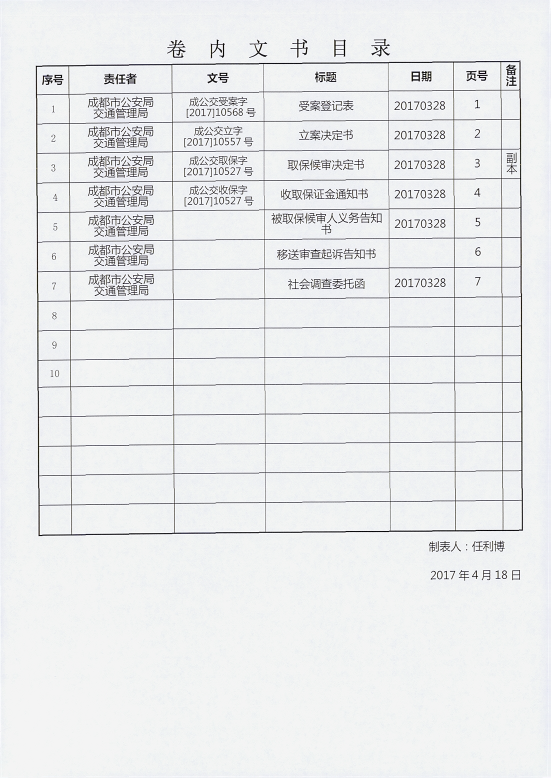
#> input picture data/1.jpg, 1652 x 2332 px, given in place of 青羊区_页面_0042.jpg, which was not available (shown at 1/3 size)
$ python extractTabFromImage.py   (older library calls are emulated)
#> lines starting #> are read from the running program, lines starting #| are printed output that depends on the picture; after the words box and inside, x2 and y2 are one past the last pixel; in counts of white or black regions, pixels touching at a corner belong together; long printed decimals are rounded; pictures that were not available may be replaced by others from this repository, and a replacement may not be noted
### ocr_util.py
import base64
import json
import os
from multiprocessing.pool import Pool
from time import time

import  cv2
import pytesseract
import requests


ip=os.getenv('ALI_OCR_IP','192.168.2.13')
ALI_OCR_URL = f'http://{ip}:80/ocrapidocker/ocrservice.json'

def ali_ocr(img,url=ALI_OCR_URL):
    if  img is None:
        return ""
    retval, encode_img=cv2.imencode('.jpg',img)

    if not retval:
        print("can't encode image")
        return ""
    data = {"method": "ocrService",
            "prob": "true",
            "charInfo":"true",
            "img": base64.encodebytes(encode_img.tobytes())}
    req = requests.post(url=url, data=data)

    res_json = json.loads(req.text)
    print(res_json)
    code=res_json['code']
    if code ==200:
        data=res_json['data']
        prism_wordsInfo=data['prism_wordsInfo']
        content=''
        for word_info in prism_wordsInfo:
            word=word_info['word']
            prob=word_info['prob']
            content+=word
        return content
    else:
        print(res_json)
        return ""


# [46 lines left out: function tesseract_ocr, not called in this run]


def multi_process_ocr(chars_cell_imgs,ocr_fun,processes=None):
    if not processes:
        processes=os.cpu_count()
    print(f"processes: {processes}")
    if chars_cell_imgs:
        with Pool(processes) as p:
            ret=p.map(ocr_fun,chars_cell_imgs)
            return ret


# [11 lines that do not run on import are left out]
    # (ali_ocr(img))
    # imgs=[cv2.imread(f"./cell_images/{i}.tif",0) for i in range(0, 112)]
    # print(multi_process_ocr(imgs,ali_ocr))
    # print(multi_process_ocr( imgs,tesseract_ocr))

### extractTabFromImage.py
import os


import numpy as np
from operator import itemgetter
from functools import  reduce
from ocr_util import *
import xlsxwriter

W_TOLERANCE_PIXELS=5
H_TOLERANCE_PIXELS=5
MIN_CELL_AREA=1000
MIN_CELL_RESPECT_RATIO=0.05
IS_OVERLAY_POINT_T=4
# cv2.namedWindow('img', cv2.WINDOW_NORMAL)


def is_overlay_point(x1,y1,x2,y2,min_w,min_h):
    gap=(x1-x2)*(x1-x2)+(y1-y2)*(y1-y2)
    t=max(W_TOLERANCE_PIXELS*H_TOLERANCE_PIXELS*IS_OVERLAY_POINT_T,min_h*min_w*0.25)
    #
    # if gap<500 and gap>t:
    #     print(f"gap is {gap}")
    return gap<t

def find_overlay_point(x,y,points,min_w,min_h):
    for point in points:
        if is_overlay_point(x,y,point[0],point[1],min_w,min_h):
            return point
# [6 lines left out: function cmp_rect, not called in this run]

def rotate_bound(image, angle):
    rows, cols = image.shape[:2]

    M = cv2.getRotationMatrix2D((cols/2,rows/2),angle,1)
    dst = cv2.warpAffine(image, M, (cols, rows),borderMode=cv2.BORDER_REFLECT)
    return dst

def correct_tilt(origin_img):
    # 纠正倾斜
    if origin_img is None:
        return

    retval, img_bin = cv2.threshold(origin_img, 128, 255, cv2.THRESH_OTSU)
    img_bin=255-img_bin


    # lines
    lines = cv2.HoughLinesP(img_bin, rho=1, theta=np.pi / 360, threshold=500, minLineLength=500, maxLineGap=5)

    # [6 lines of commented-out code are left out]
    if  lines is None:
        return origin_img
    angle_sum = 0
    num = 0
    for line in lines:
        x_start, y_start, x_end, y_end = line[0]
        if (x_end - x_start == 0):
            continue
        k = (y_end - y_start) / (x_end - x_start)
        if (k > 1 or k < -1):
            angle_sum += np.arctan(k) * (180 / np.pi)
            num += 1
    rotated_img = origin_img
    if num != 0:
        angle_avg = angle_sum / num
        sign = 1 if angle_avg > 0 else -1
        angle = sign * (abs(angle_avg) - 90)
        rotated_img = rotate_bound(origin_img, angle)
        print(f"rotate img {angle_avg} degree")
    # cv2.imshow('img',rotated_img);cv2.waitKey()
    return rotated_img

def filter_small_obj(img):
    retval, img_bin = cv2.threshold(img, 128, 255, cv2.THRESH_OTSU)
    img_bin_inv = 255 - img_bin
    retval, labels, stats, centroids = cv2.connectedComponentsWithStats(img_bin_inv)
    small_obj_labels = set()
    H, W = img.shape[:2]
    img_area=stats[0,4]
    for label,(_,_,_,_,area) in enumerate(stats):
        if label !=0 and area/img_area<=0.001:
            small_obj_labels.add(label)

    for row in range(H):
        for col in range(W):
            if labels[row, col] in small_obj_labels:
                img_bin[row, col] = 255

    # cv2.imshow('img',img_bin );cv2.waitKey()

    return img_bin

def blod_tab_border(img_bin):
    # Bold table edges
    kernel = cv2.getStructuringElement(cv2.MORPH_RECT, (3, 3))
    img_bin = cv2.erode(img_bin, kernel)
    # cv2.imshow("img", img_bin);cv2.waitKey()
    return img_bin


def find_cell(egde_tab_img):
    egde_tab_img=255-egde_tab_img

    # Defining a kernel length
    w_kernel_length = np.array(egde_tab_img).shape[1] // 30
    h_kernel_length = np.array(egde_tab_img).shape[0] // 30

    # A verticle kernel of (1 X kernel_length), which will detect all the verticle lines from the image.
    verticle_kernel = cv2.getStructuringElement(cv2.MORPH_RECT, (1, h_kernel_length))
    # A horizontal kernel of (kernel_length X 1), which will help to detect all the horizontal line from the image.
    hori_kernel = cv2.getStructuringElement(cv2.MORPH_RECT, (w_kernel_length, 1))
    # A kernel of (3 X 3) ones.
    kernel = cv2.getStructuringElement(cv2.MORPH_RECT, (3, 3))

    # Morphological operation to detect verticle lines from an image
    img_temp1 = cv2.erode(egde_tab_img.copy(), verticle_kernel, iterations=1)
    verticle_lines_img = cv2.dilate(img_temp1, verticle_kernel, iterations=1)
    # cv2.imshow("img", verticle_lines_img);
    # cv2.waitKey()

    # Morphological operation to detect horizontal lines from an image
    img_temp2 = cv2.erode(egde_tab_img.copy(), hori_kernel, iterations=1)
    horizontal_lines_img = cv2.dilate(img_temp2, hori_kernel, iterations=1)
    # cv2.imshow("img", horizontal_lines_img);
    # cv2.waitKey()

    img_final_bin = cv2.bitwise_or(verticle_lines_img, horizontal_lines_img)
    # cv2.imshow("img", img_final_bin);
    # cv2.waitKey()

    # Find contours for image, which will detect all the tables
    im2, contours, hierarchy = cv2.findContours(
        img_final_bin, cv2.RETR_EXTERNAL, cv2.CHAIN_APPROX_NONE)

    tabs = []
    for c in contours:
        tab_cell_info = []
        area_rate = cv2.contourArea(c) / (egde_tab_img.shape[0] * egde_tab_img.shape[1])
        # print(f"area: {area_rate}")
        # pass small tables
        if area_rate > 0.1:
            cnt_ploy = cv2.approxPolyDP(c, 10, True)
            x, y, w, h = cv2.boundingRect(cnt_ploy)
            img_tab_bin = img_final_bin[y:y + h, x:x + w]
            # cv2.imshow("img", img_tab_bin);
            # cv2.waitKey()

            # find celltable_edges_img

            im2, cnts_cell, hierarchy = cv2.findContours(img_tab_bin, cv2.RETR_TREE, cv2.CHAIN_APPROX_SIMPLE,
                                                         offset=(x, y))

            if not cnts_cell:
                continue
            hierarchy = hierarchy[0]
            # every cell in a table
            for index, cell in enumerate(cnts_cell):
                # [9 lines of commented-out code are left out]
                if hierarchy[index][3] != 0:
                    print(f"fliter  {index}  hierarchy {hierarchy[index][3]} ")
                    continue
                if cv2.contourArea(cell) < MIN_CELL_AREA:
                    print(f"fliter  {index}  contourArea {cv2.contourArea(cell)} ")
                    continue
                x, y, w, h = cv2.boundingRect(cell)
                if min(w, h) / max(w, h) < MIN_CELL_RESPECT_RATIO:
                    print(f"fliter  {index}  ratio {min(w, h)} / {max(w, h)}  ")
                    continue

                if abs(cv2.contourArea(cell) - w * h) > (2 * w * W_TOLERANCE_PIXELS + 2 * h * H_TOLERANCE_PIXELS):
                    print(f"fliter  {index}  abs area ratio  {abs(cv2.contourArea(cell) - w * h)}  ")
                    continue
                tab_cell_info.append((x, y, w, h))
        if tab_cell_info:
            _,_,min_w,_=min(tab_cell_info,key=itemgetter(2))
            _,_,_,min_h=min(tab_cell_info,key=itemgetter(3))
            tabs.append((tab_cell_info,min_w,min_h))
    return tabs

def merge_cell(tabs):
    # 合并单元格
    # find all joints
    merged_tabs=[]
    for cell_info,min_w,min_h in tabs:
        joints = []
        for cell in cell_info:
            x, y, w, h = cell

            joints.append((x, y))
            joints.append((x + w, y))
            joints.append((x, y + h))
            joints.append((x + w, y + h))

        # 在Y方向投影连接点
        round_x_points = []
        x_projection_joints = sorted(joints, key=itemgetter(0))
        near_x_points = [x_projection_joints[0]]
        for i in range(1, len(x_projection_joints)):
            w = x_projection_joints[i][0] - x_projection_joints[i - 1][0]
            if w > W_TOLERANCE_PIXELS * 2:
                round_x_points.append(near_x_points)
                near_x_points = [x_projection_joints[i]]
            else:
                near_x_points.append(x_projection_joints[i])
        round_x_points.append(near_x_points)
        # 在X方向投影连接点
        round_y_points = []
        y_projection_joints = sorted(joints, key=itemgetter(1))
        near_y_points = [y_projection_joints[0]]
        for i in range(1, len(y_projection_joints)):
            h = y_projection_joints[i][1] - y_projection_joints[i - 1][1]
            if h > H_TOLERANCE_PIXELS * 2:
                round_y_points.append(near_y_points)
                near_y_points = [y_projection_joints[i]]
            else:
                near_y_points.append(y_projection_joints[i])
        round_y_points.append(near_y_points)
        # 近似化提取表格框架信息
        avg_spilt_xs = []
        for near_round_x_points in round_x_points:
            sum = reduce(lambda s, p2: s + p2[0], near_round_x_points, 0)
            avg_spilt_x = np.around(sum / len(near_round_x_points))
            avg_spilt_xs.append(avg_spilt_x)

        avg_spilt_ys = []
        for near_round_y_points in round_y_points:
            sum = reduce(lambda s, p2: s + p2[1], near_round_y_points, 0)
            avg_spilt_y = np.around(sum / len(near_round_y_points))
            avg_spilt_ys.append(avg_spilt_y)

        round_cell_joints = []
        for xstart, x_axis in enumerate(avg_spilt_xs):
            for ystart, y_axis in enumerate(avg_spilt_ys):
                round_cell_joints.append((x_axis, y_axis, xstart + 1, ystart + 1))

        # 确定单元格的起始信息
        print(f"tables : {len(avg_spilt_xs) - 1} x {len(avg_spilt_ys) - 1}")
        tab_cell_info=[]
        for cell in cell_info:
            x, y, w, h = cell
            top_left = find_overlay_point(x, y, round_cell_joints,min_w,min_h)
            top_right = find_overlay_point(x + w, y, round_cell_joints,min_w,min_h)
            bottom_left = find_overlay_point(x, y + h, round_cell_joints,min_w,min_h)
            bottom_right = find_overlay_point(x + w, y + h, round_cell_joints,min_w,min_h)

            if top_left and top_right and bottom_left and bottom_right:
                _, _, xsc, ysc = top_left
                _, _, xec, yec = bottom_right
                if xec == top_right[2] and ysc == top_right[3] and xsc == bottom_left[2] and yec == bottom_left[3]:
                    tab_cell_info.append((x, y, w, h, xsc, ysc, xec - 1, yec - 1))
                else:
                    print(f"fliter  {cell} : four joints not overlay")
            else:
                print(f"fliter {cell}: can't find four joints")
        merged_tabs.append(tab_cell_info)
    return merged_tabs

def visualize_tab(origin_img,tabs,write_path=''):


    cell_img = cv2.cvtColor(origin_img.copy(),cv2.COLOR_GRAY2BGR)
    for tab_cell_info in tabs:
        for i,cell in enumerate(tab_cell_info):
            # cell_img = np.zeros(rotated_img.shape, np.uint8)
            x_start, y_start, w, h ,xsc,ysc,xec,yec= cell
            # print(xsc,ysc,xec,yec)
            color=np.random.randint(0,256,(3,))
            color=tuple((int(c) for c in color))
            cv2.rectangle(cell_img, (x_start, y_start), (x_start + w, y_start + h),color,5)
            if write_path:
                cv2.imwrite(f'{write_path}{i}.tif',origin_img[y_start:y_start + h,x_start:x_start+w])
        cv2.imshow("img", cell_img);
        cv2.waitKey()


def img_to_tab(rotated_img,tabs_info):
    tabs=[]
    for tab_cell_info in tabs_info:
        tab = []
        chars_cell_imgs=[]
        for cell in tab_cell_info:
            x, y, w, h, xsc, ysc, xec, yec = cell
            chars_cell_img=rotated_img[y:y+h,x:x+w]
            chars_cell_imgs.append(chars_cell_img)

        ali_ret=multi_process_ocr(chars_cell_imgs, ali_ocr)
        print(ali_ret)
        imgs1=[img if not ali_ret[i] else None for i,img in enumerate(chars_cell_imgs)]
        tess_ret=multi_process_ocr(imgs1, tesseract_ocr)
        print(tess_ret)
        for cell,ali,tess in zip(tab_cell_info,ali_ret,tess_ret):
            x, y, w, h, xsc, ysc, xec, yec = cell
            ret=ali if  ali else tess
            cell_info={'xsc':xsc,
                       'ysc': ysc,
                       'xec': xec,
                       'yec': yec,
                       'word': ret,
                       }
            tab.append(cell_info)
        tabs.append(tab)
    return tabs


# [17 lines left out: function write_xlsx, not called in this run]

MAX_W=1500
MAX_H=2300
def load_img_set_parm(img):
    #改变图片大小，动态设置参数
    h,w=img.shape[:2]
    ratio=h/w
    if h>MAX_H:
        scale=h/MAX_H
        new_h=MAX_H
        new_w=w/scale
        if new_w>MAX_W:
            scale = w / MAX_W
            new_w = MAX_W
            new_h = h / scale
        print((int(new_w),int(new_h)))
        img=cv2.resize(img,(int(new_w),int(new_h)))
        # cv2.imshow("img", img);cv2.waitKey()
    return img


# [19 lines left out: function extract_ocr, not called in this run]

if __name__ == '__main__':
    dataset='/home/ubuntu/PycharmProjects/extract_tables_by_hough/scaneData'
    for name in os.listdir(dataset)[:]:
        name='青羊区_页面_0042.jpg'
        print(name)
        jpg_path=os.path.join(dataset, name)
        # jpg_path='/home/ubuntu/PycharmProjects/extract_tables_by_hough/data/4.jpg'
        origin_img = cv2.imread(jpg_path, 0)  # Read the image
        origin_img=load_img_set_parm(origin_img)
#| (1500, 2117)
        rotated_origin_img=correct_tilt(origin_img)
#> in correct_tilt, `retval, img_bin = cv2.threshold(origin_img, 128, 255, cv2.THRESH_OTSU)`: retval = 158
#> in correct_tilt, `img_bin=255-img_bin`:
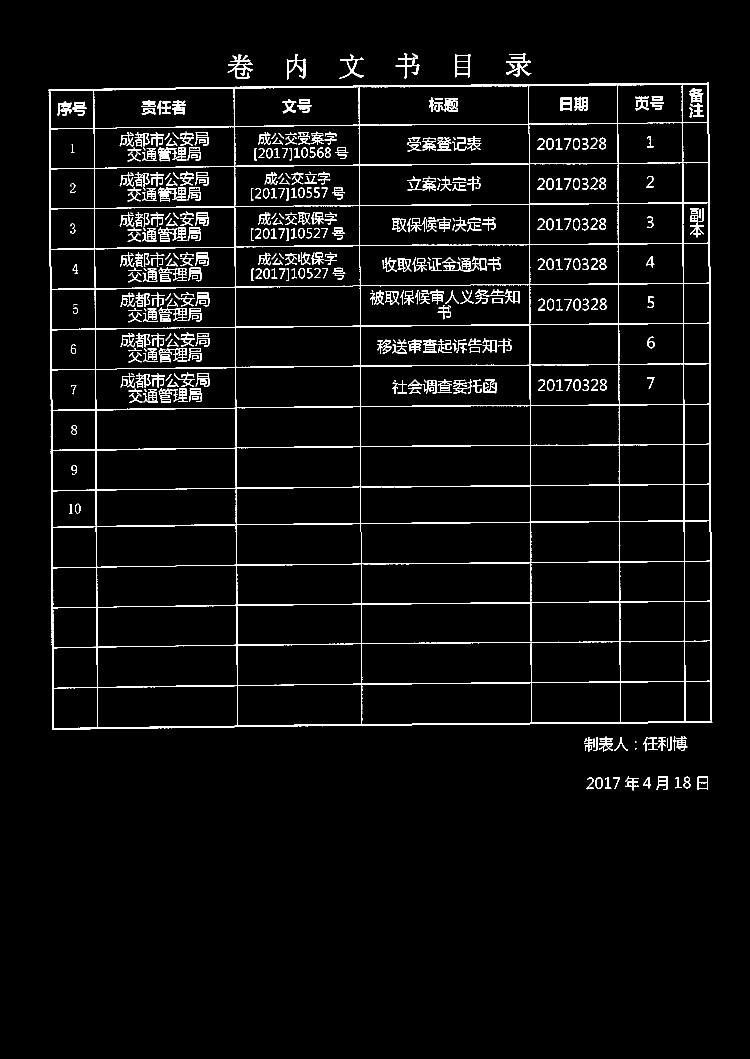
#> img_bin: shape (2117, 1500) (shown at 1/2 size); 4.1% white in thin lines or dots, all inside (x1, y1, x2, y2) = (97, 106, 1425, 1581)
#> in correct_tilt, `lines = cv2.HoughLinesP(img_bin, rho=1, theta=np.pi / 360, threshold=5..`: lines = 22 rows, first 6: [205, 177, 1417, 166], [97, 179, 597, 175], [233, 1454, 1424, 1444], [463, 413, 1418, 405], [209, 496, 764, 491], [327, 655, 1420, 646]
#> the loop in correct_tilt, `for line in lines:` made 22 passes
#> (x_start, y_start, x_end, y_end, k, angle_sum, num) on passes 15, 18: (100, 546, 107, 1459, 130.4, 89.56, 1), (98, 180, 103, 796, 123.2, 179.1, 2)
#> after the loop in correct_tilt, `for line in lines:`: angle_sum = 179.1; num = 2
#> in correct_tilt, `angle_avg = angle_sum / num`: angle_avg = 89.55
#> in correct_tilt, `sign = 1 if angle_avg > 0 else -1`: sign = 1
#> in correct_tilt, `angle = sign * (abs(angle_avg) - 90)`: angle = -0.452
#> in rotate_bound, `M = cv2.getRotationMatrix2D((cols/2,rows/2),angle,1)`: M = [[1, -0.00789, 8.38], [0.00789, 1, -5.89]]
#| rotate img 89.548 degree
        # cv2.imshow("img", rotated_origin_img);cv2.waitKey()

        table_edges_img = filter_small_obj(rotated_origin_img)
#> in filter_small_obj, `retval, img_bin = cv2.threshold(img, 128, 255, cv2.THRESH_OTSU)`: retval = 167
#> in filter_small_obj, `retval, labels, stats, centroids = cv2.connectedComponentsWithStats(im..`:
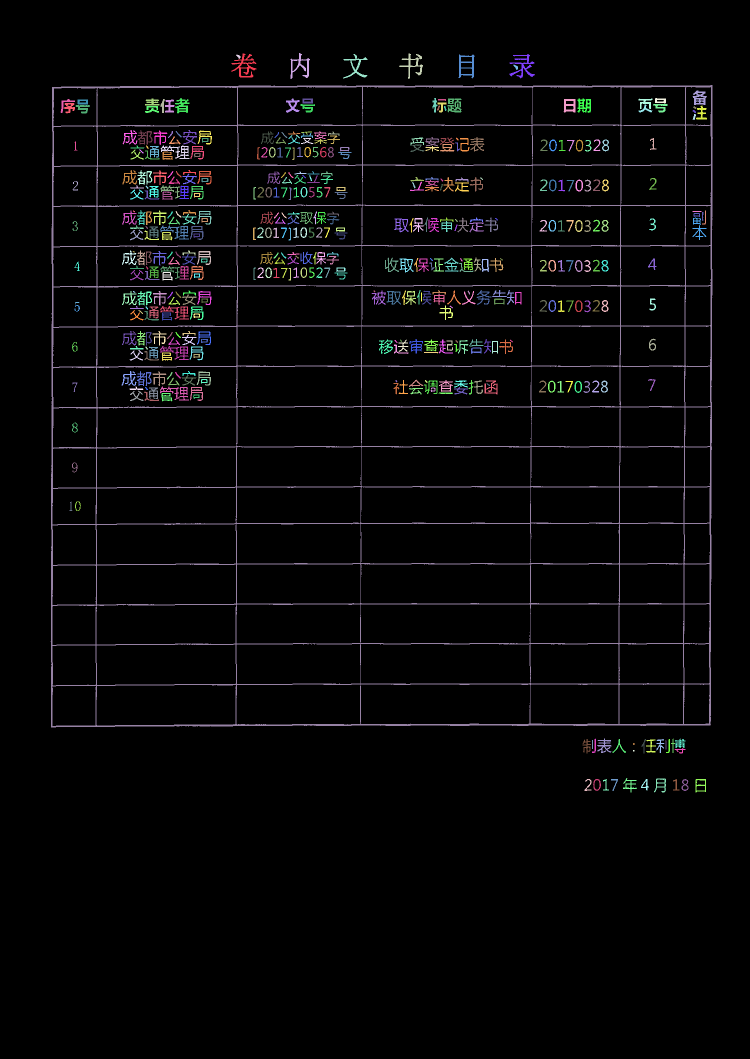
#> labels: shape (2117, 1500) int32 (shown at 1/2 size); 487 distinct labels, from 0 to 486; one colour per label, 0 black
#> in filter_small_obj, `retval, labels, stats, centroids = cv2.connectedComponentsWithStats(im..`: retval = 487; stats = 487 rows, first 6: [0, 0, 1500, 2117, 3032063], [463, 107, 50, 48, 775], [581, 106, 39, 52, 604], [798, 107, 48, 51, 590], [472, 109, 9, 9, 41], [686, 108, 49, 49, 532]; centroids = 487 pairs, first value 130.3 to 1409.7, second value 112.5 to 1570.2
#> in filter_small_obj, `img_area=stats[0,4]`: img_area = 3032063
#> the loop in filter_small_obj, `for label,(_,_,_,_,area) in enumerate(stats):` made 487 passes
#> area on passes 1 to 3: 3032063, 775, 604
#> after the loop in filter_small_obj, `for label,(_,_,_,_,area) in enumerate(stats):`: small_obj_labels = 485 items
        # cv2.imshow("img", table_edges_img);cv2.waitKey()

        table_edges_img = blod_tab_border(table_edges_img)
        table_edges_img = correct_tilt(table_edges_img)
#> in correct_tilt (call 2), `lines = cv2.HoughLinesP(img_bin, rho=1, theta=np.pi / 360, threshold=5..`: lines = 102 rows, first 6: [101, 1369, 1422, 1369], [120, 410, 1425, 410], [103, 173, 1425, 173], [114, 1047, 1422, 1047], [102, 733, 1424, 733], [102, 653, 1424, 653]
#> the loop in correct_tilt (call 2), `for line in lines:` made 102 passes
        # cv2.imshow("img", table_edges_img);cv2.waitKey()

        tabs=find_cell(table_edges_img)
#> in find_cell, `im2, contours, hierarchy = cv2.findContours( img_final_bin, cv2.RETR_E..`: contours = 1 contour; box (x1, y1, x2, y2) and area: (101, 170, 1427, 1457) 1693321
#> the loop in find_cell, `for c in contours:` made 1 pass
#> (area_rate, cnt_ploy, min_w, min_h) on pass 1: (0.533, [[103, 174], [101, 1456], [1423, 1450], [1426, 170]], 50, 71)
#> (printed output is left out)
#> pass 1, in find_cell, `img_tab_bin = img_final_bin[y:y + h, x:x + w]`:
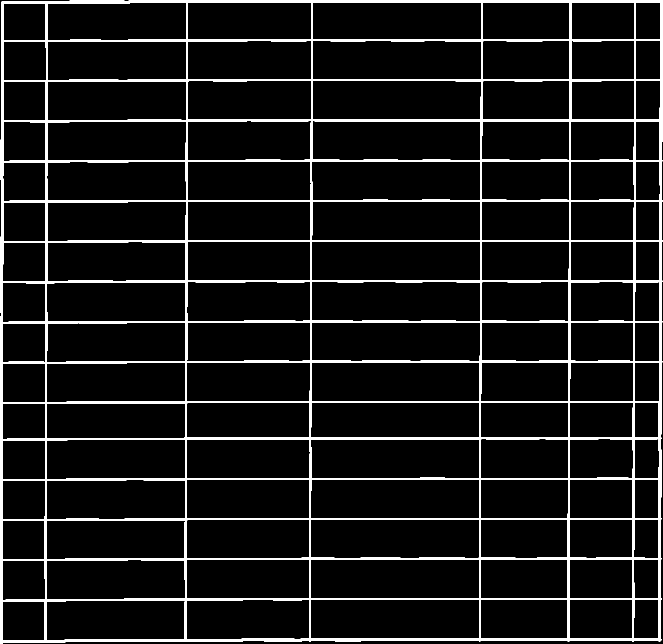
#> img_tab_bin: shape (1287, 1326) (shown at 1/2 size); 7.9% white; 1 white region, box (x1, y1, x2, y2) and area: (0, 0, 1326, 1287) 134870
#> after the loop in find_cell, `for c in contours:`: tabs = 1 item
#> tabs = 1 item
        merged_tabs=merge_cell(tabs)
#> the loop in merge_cell, `for cell_info,min_w,min_h in tabs:` made 1 pass
#> (min_w, min_h) on pass 1: (50, 71)
#> (printed output is left out)
        visualize_tab(rotated_origin_img,merged_tabs,write_path='./cell_images/')
#> the loop in visualize_tab, `for tab_cell_info in tabs:` made 1 pass
#> after the loop in visualize_tab, `for tab_cell_info in tabs:`:
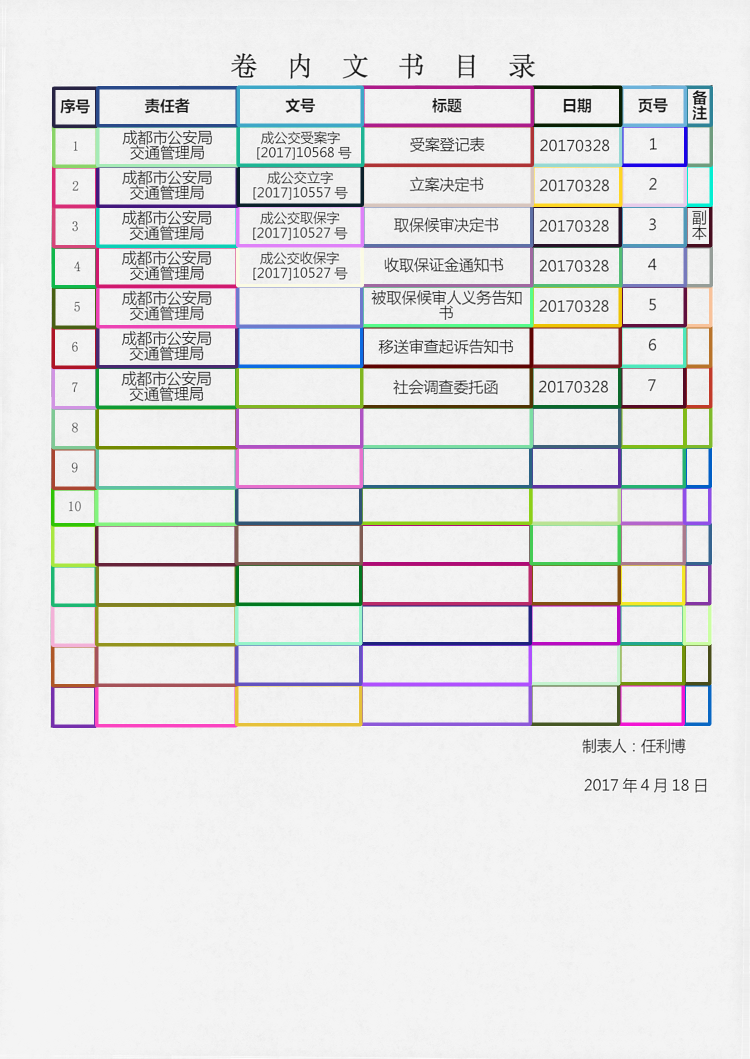
#> cell_img: shape (2117, 1500, 3) (shown at 1/2 size); mean B, G, R 228.7, 228.4, 228.6
#> the loop in img_to_tab, `for tab_cell_info in tabs_info:` made 1 pass
#| processes: 2
        # cv2.imshow("img", table_edges_img);cv2.waitKey()
#> (the run stopped early here; a loop or call above may not have finished)
